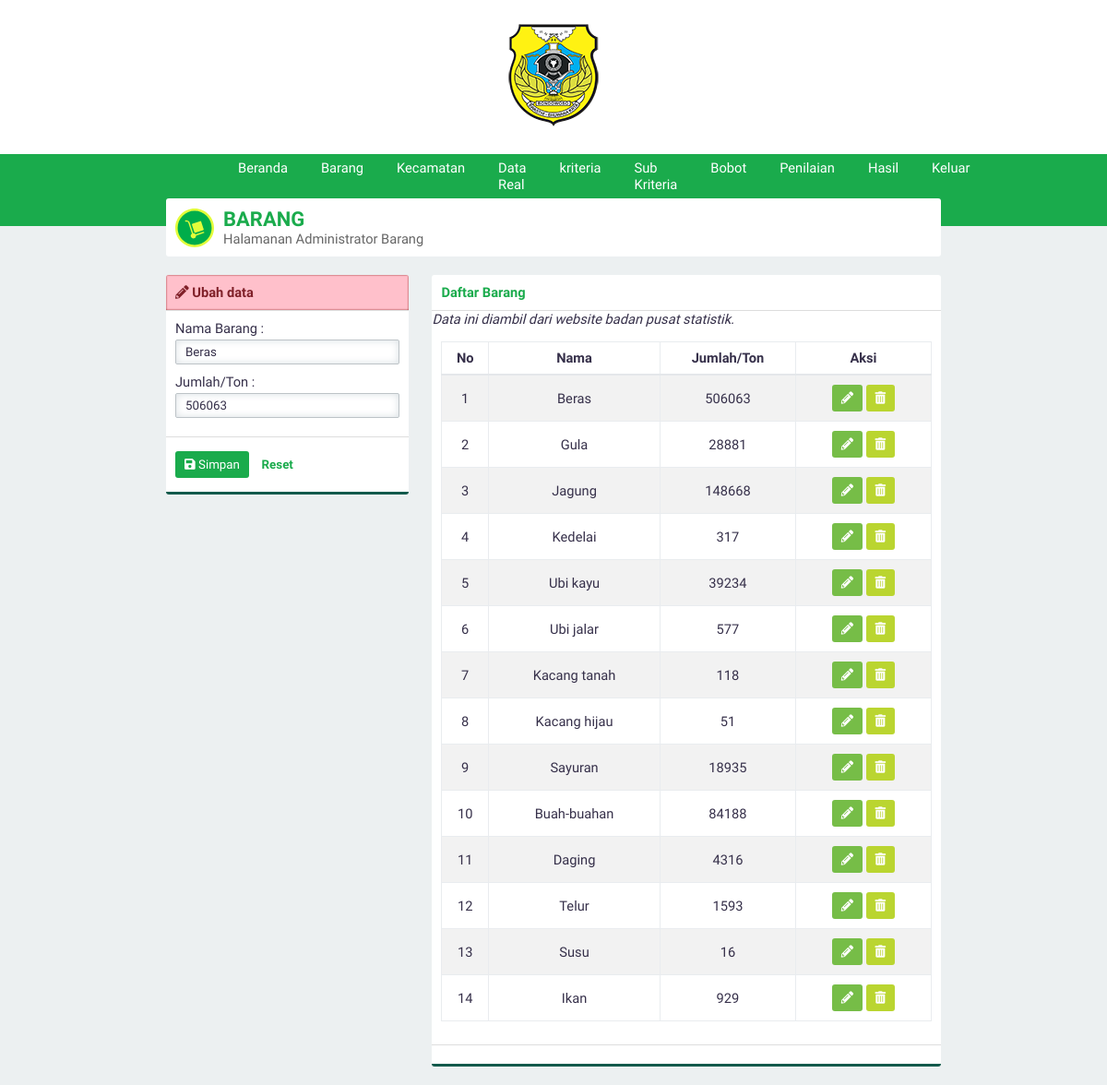
/?page=barang&aksi=ubah&id=3 (signed in), run on the app's committed database.
### tables this page shows
CREATE TABLE `jenis_barang` (
  `id_jenisbarang` int(3) NOT NULL,
  `namaBarang` varchar(30) NOT NULL,
  `jumlah` varchar(20) NOT NULL
);

### page/barang.php (the view, shortened to what this page needs)
<div class="panel">
    <div class="panel-middle" id="judul">
        <img src="asset/image/barang.svg">
        <div id="judul-text">
            <h2 class="text-green">BARANG</h2>
            Halamanan Administrator Barang
        </div>
    </div>
</div>
<div class="row">
    <div class="col-4">
        <div class="panel">
            <?php
            if (@htmlspecialchars($_GET['aksi']) == 'ubah') {
                include 'ubahbarang.php';
            } else {
                include 'tambahbarang.php';
            }
            ?>
        </div>
    </div>
    <div class="col-8">
        <div class="panel">
            <div class="panel-top">
                <b class="text-green">Daftar Barang</b>
            </div>
            <div><?php echo "<i>Data ini diambil dari website badan pusat statistik.</i>" ?></div>
            <div class="panel-middle">
                <div class="table-responsive">
                    <table>
                        <thead>
                            <tr>
                                <th>No</th>
                                <th>Nama</th>
                                <th>Jumlah/Ton</th>
                                <th>Aksi</th>
                            </tr>
                        </thead>
                        <tbody>
                            <?php
                            $query = "SELECT * FROM jenis_barang";
                            $execute = $konek->query($query);
                            if ($execute->num_rows > 0) {
                                $no = 1;
                                while ($data = $execute->fetch_array(MYSQLI_ASSOC)) {
                                    echo "
                                <tr id='data'>
                                    <td>$no</td>
                                    <td>$data[namaBarang]</td>
                                    <td>$data[jumlah]</td>
                                    <td>
                                    <div class='norebuttom'>
                                    <a class=\"btn btn-light-green\" href='./?page=barang&aksi=ubah&id=" . $data['id_jenisbarang'] . "'><i class='fa fa-pencil-alt'></i></a>
                                    <a class=\"btn btn-yellow\" data-a=" . $data['namaBarang'] . " id='hapus' href='./proses/proseshapus.php/?op=barang&id=" . $data['id_jenisbarang'] . "'><i class='fa fa-trash-alt'></i></a></td>
                                </div></tr>";
                                    $no++;
                                }
                            } else {
                                echo "<tr><td  class='text-center text-green' colspan='3'>Kosong</td></tr>";
                            }
                            ?>
            <div class="panel-bottom"></div>

### page/ubahbarang.php (shortened to what this page needs)
<?php
$id = htmlspecialchars(@$_GET['id']);
$query = "SELECT id_jenisbarang,namaBarang,jumlah FROM jenis_barang WHERE id_jenisbarang='$id'";
$execute = $konek->query($query);
if ($execute->num_rows > 0) {
    $data = $execute->fetch_array(MYSQLI_ASSOC);
} else {
    header('location:./?page=barang');
}
?>
<div class="panel-top panel-top-edit">
    <b><i class="fa fa-pencil-alt"></i> Ubah data</b>
</div>
<form id="form" method="POST" action="./proses/prosesubah.php">
    <div class="panel-middle">
        <div class="group-input">
            <label for="barang">Nama Barang :</label>
            <input type="text" value="<?php echo $data['namaBarang']; ?>" class="form-custom" required autocomplete="off" placeholder="Nama Barang" id="barang" name="barang">
            <label for="jumlah">Jumlah/Ton :</label>
            <input type="number" value="<?php echo $data['jumlah']; ?>" class="form-custom" required autocomplete="off" placeholder="jumlah/TON" id="jumlah" name="jumlah">
        </div>
    </div>
    <div class="panel-bottom">
        <button type="submit" id="buttonsimpan" class="btn btn-green"><i class="fa fa-save"></i> Simpan</button>
        <button type="reset" id="buttonreset" class="btn btn-second">Reset</button>
    </div>
</form>

### asset/css/style.css (style rules this page uses)
* { padding: 0; margin: 0; font-family: 'Work Sans', sans-serif; color: #36304A; font-weight: 500; letter-spacing: normal; }
a { text-decoration: none; }
h2 { font-size: 1.5em; }
b, h1, h2, h3, h4, h5 { padding: 0; font-weight: 600 !important; margin: 0.83em 0em; }
.text-green { color: #1aab4c !important; }
input, select { border: none; width: 100%; }
.form-custom { padding: 5px 10px; border: solid 1px #BDC3C7; -webkit-border-radius: 2px; -moz-border-radius: 2px; border-radius: 2px; box-sizing: border-box; box-shadow: inset 0 0 8px #d9dfe3; margin: 3px 0 10px 0; }
.btn { border: none; -webkit-padding: 7px 10px; -o-padding: 7px 10px; -moz-padding: 7px 10px; padding: 7px 10px; border-radius: 3px; margin: 5px 0px; display: inline-block; cursor: pointer; font-size: 10pt !important; }
.btn i { color: white !important; }
.btn-green { background-color: #1aab4c; color: white !important; }
.btn-light-green { background-color: #76bd47; color: white !important; }
.btn-yellow { background-color: #bad530; color: white !important; }
.btn-second { background-color: transparent; color: #1aab4c; font-weight: 600; }
.row { margin-top: 10px; display: flex; }
div[class^="col-"] { margin-left: 3%; }
div[class^="col-"]:first-child { margin-left: 0%; }
.col-4 { width: 31.3333333333%; }
.col-8 { width: 65.6666666667%; }
.table-responsive { overflow-y: hidden; }
table { width: 100%; text-align: center; border-collapse: collapse; margin: 5px 0px 15px 0px; }
table tr th { padding: 8px 0px; border: solid 1px #e9ecef; border-bottom: solid 2px #e4e7ea; font-weight: bold; }
table td { border: solid 1px #e9ecef; padding: 5px; }
table tr#data:nth-child(odd) { background-color: #f2f2f2; }
.panel { background-color: white; border-radius: 3px; -webkit-box-sizing: border-box; -moz-box-sizing: border-box; -o-box-sizing: border-box; box-sizing: border-box; margin-bottom: 20px; overflow: hidden; }
.panel-top-edit { background-color: #ffc0cb; box-shadow: inset 0px 0px 2px #800000; color: #802029; }
.panel-top-edit b, .panel-top-edit i { color: #802029; }
.panel-top { padding: 10px; box-sizing: padding-box; border-bottom: solid 1px #dddddd; }
.panel-middle { padding: 10px; box-sizing: padding-box; }
.panel-bottom { padding: 10px; border-bottom: solid 3px #135a4c; border-top: solid 1px #dddddd; }
body { background-color: #ECF0F1; display: flex; width: 100vw; height: 100vh; align-items: center; flex-direction: column; overflow-x: hidden; font-size: 11pt; }
#judul { display: flex; align-items: center; }
#judul img { margin-right: 10px; }
#judul #judul-text { color: #666666; }
#judul #judul-text h2 { margin: 0 !important; }

### data on the page
jenis_barang: barang "Beras", jumlah "506063", namaBarang "Beras"
jenis_barang: namaBarang "Gula", jumlah "28881"
jenis_barang: namaBarang "Jagung", jumlah "148668"
jenis_barang: namaBarang "Kedelai", jumlah "317"
jenis_barang: namaBarang "Ubi kayu", jumlah "39234"
jenis_barang: namaBarang "Ubi jalar", jumlah "577"
jenis_barang: namaBarang "Kacang tanah", jumlah "118"
jenis_barang: namaBarang "Kacang hijau", jumlah "51"
jenis_barang: namaBarang "Sayuran", jumlah "18935"
jenis_barang: namaBarang "Buah-buahan", jumlah "84188"
jenis_barang: namaBarang "Daging", jumlah "4316"
jenis_barang: namaBarang "Telur", jumlah "1593"
jenis_barang: namaBarang "Susu", jumlah "16"
jenis_barang: namaBarang "Ikan", jumlah "929"
